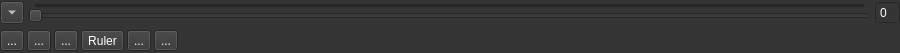
<?xml version="1.0" encoding="UTF-8"?>
<ui version="4.0">
 <class>PlaneView</class>
 <widget class="QWidget" name="PlaneView">
  <property name="geometry">
   <rect>
    <x>0</x>
    <y>0</y>
    <width>900</width>
    <height>53</height>
   </rect>
  </property>
  <property name="palette">
   <palette>
    <active>
     <colorrole role="WindowText">
      <brush brushstyle="SolidPattern">
       <color alpha="255">
        <red>255</red>
        <green>255</green>
        <blue>255</blue>
       </color>
      </brush>
     </colorrole>
     <colorrole role="Button">
      <brush brushstyle="SolidPattern">
       <color alpha="255">
        <red>53</red>
        <green>53</green>
        <blue>53</blue>
       </color>
      </brush>
     </colorrole>
     <colorrole role="Light">
      <brush brushstyle="SolidPattern">
       <color alpha="255">
        <red>53</red>
        <green>53</green>
        <blue>53</blue>
       </color>
      </brush>
     </colorrole>
     <colorrole role="Midlight">
      <brush brushstyle="SolidPattern">
       <color alpha="255">
        <red>53</red>
        <green>53</green>
        <blue>53</blue>
       </color>
      </brush>
     </colorrole>
     <colorrole role="Dark">
      <brush brushstyle="SolidPattern">
       <color alpha="255">
        <red>98</red>
        <green>98</green>
        <blue>98</blue>
       </color>
      </brush>
     </colorrole>
     <colorrole role="Mid">
      <brush brushstyle="SolidPattern">
       <color alpha="255">
        <red>154</red>
        <green>154</green>
        <blue>154</blue>
       </color>
      </brush>
     </colorrole>
     <colorrole role="Text">
      <brush brushstyle="SolidPattern">
       <color alpha="255">
        <red>255</red>
        <green>255</green>
        <blue>255</blue>
       </color>
      </brush>
     </colorrole>
     <colorrole role="BrightText">
      <brush brushstyle="SolidPattern">
       <color alpha="255">
        <red>255</red>
        <green>255</green>
        <blue>255</blue>
       </color>
      </brush>
     </colorrole>
     <colorrole role="ButtonText">
      <brush brushstyle="SolidPattern">
       <color alpha="255">
        <red>255</red>
        <green>255</green>
        <blue>255</blue>
       </color>
      </brush>
     </colorrole>
     <colorrole role="Base">
      <brush brushstyle="SolidPattern">
       <color alpha="255">
        <red>53</red>
        <green>53</green>
        <blue>53</blue>
       </color>
      </brush>
     </colorrole>
     <colorrole role="Window">
      <brush brushstyle="SolidPattern">
       <color alpha="255">
        <red>53</red>
        <green>53</green>
        <blue>53</blue>
       </color>
      </brush>
     </colorrole>
     <colorrole role="Shadow">
      <brush brushstyle="SolidPattern">
       <color alpha="255">
        <red>53</red>
        <green>53</green>
        <blue>53</blue>
       </color>
      </brush>
     </colorrole>
     <colorrole role="Highlight">
      <brush brushstyle="SolidPattern">
       <color alpha="255">
        <red>98</red>
        <green>98</green>
        <blue>98</blue>
       </color>
      </brush>
     </colorrole>
     <colorrole role="HighlightedText">
      <brush brushstyle="SolidPattern">
       <color alpha="255">
        <red>255</red>
        <green>255</green>
        <blue>255</blue>
       </color>
      </brush>
     </colorrole>
     <colorrole role="Link">
      <brush brushstyle="SolidPattern">
       <color alpha="255">
        <red>53</red>
        <green>53</green>
        <blue>53</blue>
       </color>
      </brush>
     </colorrole>
     <colorrole role="LinkVisited">
      <brush brushstyle="SolidPattern">
       <color alpha="255">
        <red>53</red>
        <green>53</green>
        <blue>53</blue>
       </color>
      </brush>
     </colorrole>
     <colorrole role="AlternateBase">
      <brush brushstyle="SolidPattern">
       <color alpha="255">
        <red>53</red>
        <green>53</green>
        <blue>53</blue>
       </color>
      </brush>
     </colorrole>
     <colorrole role="ToolTipBase">
      <brush brushstyle="SolidPattern">
       <color alpha="255">
        <red>255</red>
        <green>255</green>
        <blue>255</blue>
       </color>
      </brush>
     </colorrole>
     <colorrole role="ToolTipText">
      <brush brushstyle="SolidPattern">
       <color alpha="255">
        <red>255</red>
        <green>255</green>
        <blue>255</blue>
       </color>
      </brush>
     </colorrole>
     <colorrole role="PlaceholderText">
      <brush brushstyle="SolidPattern">
       <color alpha="128">
        <red>98</red>
        <green>98</green>
        <blue>98</blue>
       </color>
      </brush>
     </colorrole>
    </active>
    <inactive>
     <colorrole role="WindowText">
      <brush brushstyle="SolidPattern">
       <color alpha="255">
        <red>255</red>
        <green>255</green>
        <blue>255</blue>
       </color>
      </brush>
     </colorrole>
     <colorrole role="Button">
      <brush brushstyle="SolidPattern">
       <color alpha="255">
        <red>53</red>
        <green>53</green>
        <blue>53</blue>
       </color>
      </brush>
     </colorrole>
     <colorrole role="Light">
      <brush brushstyle="SolidPattern">
       <color alpha="255">
        <red>53</red>
        <green>53</green>
        <blue>53</blue>
       </color>
      </brush>
     </colorrole>
     <colorrole role="Midlight">
      <brush brushstyle="SolidPattern">
       <color alpha="255">
        <red>53</red>
        <green>53</green>
        <blue>53</blue>
       </color>
      </brush>
     </colorrole>
     <colorrole role="Dark">
      <brush brushstyle="SolidPattern">
       <color alpha="255">
        <red>98</red>
        <green>98</green>
        <blue>98</blue>
       </color>
      </brush>
     </colorrole>
     <colorrole role="Mid">
      <brush brushstyle="SolidPattern">
       <color alpha="255">
        <red>154</red>
        <green>154</green>
        <blue>154</blue>
       </color>
      </brush>
     </colorrole>
     <colorrole role="Text">
      <brush brushstyle="SolidPattern">
       <color alpha="255">
        <red>255</red>
        <green>255</green>
        <blue>255</blue>
       </color>
      </brush>
     </colorrole>
     <colorrole role="BrightText">
      <brush brushstyle="SolidPattern">
       <color alpha="255">
        <red>255</red>
        <green>255</green>
        <blue>255</blue>
       </color>
      </brush>
     </colorrole>
     <colorrole role="ButtonText">
      <brush brushstyle="SolidPattern">
       <color alpha="255">
        <red>255</red>
        <green>255</green>
        <blue>255</blue>
       </color>
      </brush>
     </colorrole>
     <colorrole role="Base">
      <brush brushstyle="SolidPattern">
       <color alpha="255">
        <red>53</red>
        <green>53</green>
        <blue>53</blue>
       </color>
      </brush>
     </colorrole>
     <colorrole role="Window">
      <brush brushstyle="SolidPattern">
       <color alpha="255">
        <red>53</red>
        <green>53</green>
        <blue>53</blue>
       </color>
      </brush>
     </colorrole>
     <colorrole role="Shadow">
      <brush brushstyle="SolidPattern">
       <color alpha="255">
        <red>53</red>
        <green>53</green>
        <blue>53</blue>
       </color>
      </brush>
     </colorrole>
     <colorrole role="Highlight">
      <brush brushstyle="SolidPattern">
       <color alpha="255">
        <red>98</red>
        <green>98</green>
        <blue>98</blue>
       </color>
      </brush>
     </colorrole>
     <colorrole role="HighlightedText">
      <brush brushstyle="SolidPattern">
       <color alpha="255">
        <red>255</red>
        <green>255</green>
        <blue>255</blue>
       </color>
      </brush>
     </colorrole>
     <colorrole role="Link">
      <brush brushstyle="SolidPattern">
       <color alpha="255">
        <red>53</red>
        <green>53</green>
        <blue>53</blue>
       </color>
      </brush>
     </colorrole>
     <colorrole role="LinkVisited">
      <brush brushstyle="SolidPattern">
       <color alpha="255">
        <red>53</red>
        <green>53</green>
        <blue>53</blue>
       </color>
      </brush>
     </colorrole>
     <colorrole role="AlternateBase">
      <brush brushstyle="SolidPattern">
       <color alpha="255">
        <red>53</red>
        <green>53</green>
        <blue>53</blue>
       </color>
      </brush>
     </colorrole>
     <colorrole role="ToolTipBase">
      <brush brushstyle="SolidPattern">
       <color alpha="255">
        <red>255</red>
        <green>255</green>
        <blue>255</blue>
       </color>
      </brush>
     </colorrole>
     <colorrole role="ToolTipText">
      <brush brushstyle="SolidPattern">
       <color alpha="255">
        <red>255</red>
        <green>255</green>
        <blue>255</blue>
       </color>
      </brush>
     </colorrole>
     <colorrole role="PlaceholderText">
      <brush brushstyle="SolidPattern">
       <color alpha="128">
        <red>98</red>
        <green>98</green>
        <blue>98</blue>
       </color>
      </brush>
     </colorrole>
    </inactive>
    <disabled>
     <colorrole role="WindowText">
      <brush brushstyle="SolidPattern">
       <color alpha="255">
        <red>255</red>
        <green>255</green>
        <blue>255</blue>
       </color>
      </brush>
     </colorrole>
     <colorrole role="Button">
      <brush brushstyle="SolidPattern">
       <color alpha="255">
        <red>53</red>
        <green>53</green>
        <blue>53</blue>
       </color>
      </brush>
     </colorrole>
     <colorrole role="Light">
      <brush brushstyle="SolidPattern">
       <color alpha="255">
        <red>53</red>
        <green>53</green>
        <blue>53</blue>
       </color>
      </brush>
     </colorrole>
     <colorrole role="Midlight">
      <brush brushstyle="SolidPattern">
       <color alpha="255">
        <red>53</red>
        <green>53</green>
        <blue>53</blue>
       </color>
      </brush>
     </colorrole>
     <colorrole role="Dark">
      <brush brushstyle="SolidPattern">
       <color alpha="255">
        <red>98</red>
        <green>98</green>
        <blue>98</blue>
       </color>
      </brush>
     </colorrole>
     <colorrole role="Mid">
      <brush brushstyle="SolidPattern">
       <color alpha="255">
        <red>154</red>
        <green>154</green>
        <blue>154</blue>
       </color>
      </brush>
     </colorrole>
     <colorrole role="Text">
      <brush brushstyle="SolidPattern">
       <color alpha="255">
        <red>255</red>
        <green>255</green>
        <blue>255</blue>
       </color>
      </brush>
     </colorrole>
     <colorrole role="BrightText">
      <brush brushstyle="SolidPattern">
       <color alpha="255">
        <red>255</red>
        <green>255</green>
        <blue>255</blue>
       </color>
      </brush>
     </colorrole>
     <colorrole role="ButtonText">
      <brush brushstyle="SolidPattern">
       <color alpha="255">
        <red>255</red>
        <green>255</green>
        <blue>255</blue>
       </color>
      </brush>
     </colorrole>
     <colorrole role="Base">
      <brush brushstyle="SolidPattern">
       <color alpha="255">
        <red>53</red>
        <green>53</green>
        <blue>53</blue>
       </color>
      </brush>
     </colorrole>
     <colorrole role="Window">
      <brush brushstyle="SolidPattern">
       <color alpha="255">
        <red>53</red>
        <green>53</green>
        <blue>53</blue>
       </color>
      </brush>
     </colorrole>
     <colorrole role="Shadow">
      <brush brushstyle="SolidPattern">
       <color alpha="255">
        <red>53</red>
        <green>53</green>
        <blue>53</blue>
       </color>
      </brush>
     </colorrole>
     <colorrole role="Highlight">
      <brush brushstyle="SolidPattern">
       <color alpha="255">
        <red>98</red>
        <green>98</green>
        <blue>98</blue>
       </color>
      </brush>
     </colorrole>
     <colorrole role="HighlightedText">
      <brush brushstyle="SolidPattern">
       <color alpha="255">
        <red>255</red>
        <green>255</green>
        <blue>255</blue>
       </color>
      </brush>
     </colorrole>
     <colorrole role="Link">
      <brush brushstyle="SolidPattern">
       <color alpha="255">
        <red>53</red>
        <green>53</green>
        <blue>53</blue>
       </color>
      </brush>
     </colorrole>
     <colorrole role="LinkVisited">
      <brush brushstyle="SolidPattern">
       <color alpha="255">
        <red>53</red>
        <green>53</green>
        <blue>53</blue>
       </color>
      </brush>
     </colorrole>
     <colorrole role="AlternateBase">
      <brush brushstyle="SolidPattern">
       <color alpha="255">
        <red>53</red>
        <green>53</green>
        <blue>53</blue>
       </color>
      </brush>
     </colorrole>
     <colorrole role="ToolTipBase">
      <brush brushstyle="SolidPattern">
       <color alpha="255">
        <red>255</red>
        <green>255</green>
        <blue>255</blue>
       </color>
      </brush>
     </colorrole>
     <colorrole role="ToolTipText">
      <brush brushstyle="SolidPattern">
       <color alpha="255">
        <red>255</red>
        <green>255</green>
        <blue>255</blue>
       </color>
      </brush>
     </colorrole>
     <colorrole role="PlaceholderText">
      <brush brushstyle="SolidPattern">
       <color alpha="128">
        <red>98</red>
        <green>98</green>
        <blue>98</blue>
       </color>
      </brush>
     </colorrole>
    </disabled>
   </palette>
  </property>
  <property name="windowTitle">
   <string>Form</string>
  </property>
  <layout class="QVBoxLayout" name="layout">
   <property name="spacing">
    <number>3</number>
   </property>
   <property name="leftMargin">
    <number>0</number>
   </property>
   <property name="topMargin">
    <number>0</number>
   </property>
   <property name="rightMargin">
    <number>0</number>
   </property>
   <property name="bottomMargin">
    <number>0</number>
   </property>
   <item>
    <widget class="QWidget" name="widget_2" native="true">
     <layout class="QHBoxLayout" name="horizontalLayout">
      <property name="spacing">
       <number>4</number>
      </property>
      <property name="leftMargin">
       <number>0</number>
      </property>
      <property name="topMargin">
       <number>0</number>
      </property>
      <property name="rightMargin">
       <number>0</number>
      </property>
      <property name="bottomMargin">
       <number>0</number>
      </property>
      <item>
       <widget class="QToolButton" name="toolsVisibleToolButton">
        <property name="text">
         <string/>
        </property>
        <property name="checkable">
         <bool>true</bool>
        </property>
        <property name="arrowType">
         <enum>Qt::DownArrow</enum>
        </property>
       </widget>
      </item>
      <item>
       <widget class="QSlider" name="sliceSlider">
        <property name="maximum">
         <number>8999</number>
        </property>
        <property name="orientation">
         <enum>Qt::Horizontal</enum>
        </property>
        <property name="tickPosition">
         <enum>QSlider::TicksAbove</enum>
        </property>
       </widget>
      </item>
      <item>
       <widget class="QSpinBox" name="sliceSpinBox">
        <property name="maximumSize">
         <size>
          <width>25</width>
          <height>16777215</height>
         </size>
        </property>
        <property name="buttonSymbols">
         <enum>QAbstractSpinBox::NoButtons</enum>
        </property>
        <property name="maximum">
         <number>8999</number>
        </property>
       </widget>
      </item>
     </layout>
    </widget>
   </item>
   <item>
    <widget class="QWidget" name="tools" native="true">
     <layout class="QHBoxLayout" name="horizontalLayout_3">
      <property name="spacing">
       <number>3</number>
      </property>
      <property name="leftMargin">
       <number>0</number>
      </property>
      <property name="topMargin">
       <number>0</number>
      </property>
      <property name="rightMargin">
       <number>0</number>
      </property>
      <property name="bottomMargin">
       <number>0</number>
      </property>
      <item>
       <widget class="QToolButton" name="panToolButton">
        <property name="toolTip">
         <string>&lt;html&gt;&lt;head/&gt;&lt;body&gt;&lt;p&gt;Перемещение&lt;/p&gt;&lt;/body&gt;&lt;/html&gt;</string>
        </property>
        <property name="text">
         <string>...</string>
        </property>
        <property name="icon">
         <iconset resource="../../../resources/resources.qrc">
          <normaloff>:/icons/pan.png</normaloff>:/icons/pan.png</iconset>
        </property>
        <property name="checkable">
         <bool>true</bool>
        </property>
       </widget>
      </item>
      <item>
       <widget class="QToolButton" name="rotateToolButton">
        <property name="toolTip">
         <string>&lt;html&gt;&lt;head/&gt;&lt;body&gt;&lt;p&gt;Поворот&lt;/p&gt;&lt;/body&gt;&lt;/html&gt;</string>
        </property>
        <property name="text">
         <string>...</string>
        </property>
        <property name="icon">
         <iconset resource="../../../resources/resources.qrc">
          <normaloff>:/icons/rotate.png</normaloff>:/icons/rotate.png</iconset>
        </property>
        <property name="checkable">
         <bool>true</bool>
        </property>
       </widget>
      </item>
      <item>
       <widget class="QToolButton" name="zoomToolButton">
        <property name="toolTip">
         <string>&lt;html&gt;&lt;head/&gt;&lt;body&gt;&lt;p&gt;Масшабирование&lt;/p&gt;&lt;/body&gt;&lt;/html&gt;</string>
        </property>
        <property name="text">
         <string>...</string>
        </property>
        <property name="icon">
         <iconset resource="../../../resources/resources.qrc">
          <normaloff>:/icons/zoom-in.png</normaloff>:/icons/zoom-in.png</iconset>
        </property>
        <property name="checkable">
         <bool>true</bool>
        </property>
       </widget>
      </item>
      <item>
       <widget class="QToolButton" name="distanceMeasurerToolButton">
        <property name="toolTip">
         <string>&lt;html&gt;&lt;head/&gt;&lt;body&gt;&lt;p&gt;Измерить длину&lt;/p&gt;&lt;/body&gt;&lt;/html&gt;</string>
        </property>
        <property name="text">
         <string>Ruler</string>
        </property>
        <property name="icon">
         <iconset>
          <normaloff>:/icons/meshtools/3D измеритель.png</normaloff>:/icons/meshtools/3D измеритель.png</iconset>
        </property>
        <property name="checkable">
         <bool>true</bool>
        </property>
       </widget>
      </item>
      <item>
       <widget class="QToolButton" name="angleMeasurerToolButton">
        <property name="toolTip">
         <string>&lt;html&gt;&lt;head/&gt;&lt;body&gt;&lt;p&gt;Измерить угол&lt;/p&gt;&lt;/body&gt;&lt;/html&gt;</string>
        </property>
        <property name="text">
         <string>...</string>
        </property>
        <property name="icon">
         <iconset>
          <normaloff>:/icons/AngleMeasurer.png</normaloff>:/icons/AngleMeasurer.png</iconset>
        </property>
        <property name="checkable">
         <bool>true</bool>
        </property>
       </widget>
      </item>
      <item>
       <widget class="QToolButton" name="lineProbeToolButton">
        <property name="toolTip">
         <string>&lt;html&gt;&lt;head/&gt;&lt;body&gt;&lt;p&gt;Построить гистограмму&lt;/p&gt;&lt;/body&gt;&lt;/html&gt;</string>
        </property>
        <property name="text">
         <string>...</string>
        </property>
        <property name="icon">
         <iconset>
          <normaloff>:/icons/previewdialog/гистограмма.png</normaloff>:/icons/previewdialog/гистограмма.png</iconset>
        </property>
        <property name="checkable">
         <bool>true</bool>
        </property>
       </widget>
      </item>
      <item>
       <spacer name="horizontalSpacer">
        <property name="orientation">
         <enum>Qt::Horizontal</enum>
        </property>
        <property name="sizeHint" stdset="0">
         <size>
          <width>739</width>
          <height>20</height>
         </size>
        </property>
       </spacer>
      </item>
     </layout>
    </widget>
   </item>
  </layout>
 </widget>
 <resources>
  <include location="../../../resources/resources.qrc"/>
 </resources>
 <connections>
  <connection>
   <sender>toolsVisibleToolButton</sender>
   <signal>toggled(bool)</signal>
   <receiver>tools</receiver>
   <slot>setVisible(bool)</slot>
   <hints>
    <hint type="sourcelabel">
     <x>11</x>
     <y>72</y>
    </hint>
    <hint type="destinationlabel">
     <x>199</x>
     <y>226</y>
    </hint>
   </hints>
  </connection>
 </connections>
 <slots>
  <slot>setSlice(int)</slot>
 </slots>
</ui>
